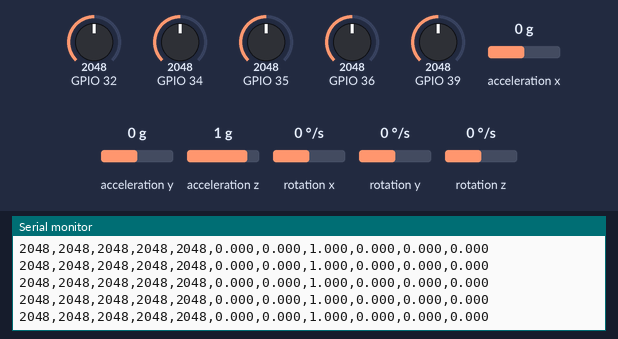
The sketch below on a simulated ESP32. Shown: the last lines printed to the serial monitor. Wiring (inferred from the names in the program): MPU-6050 motion sensor at I2C address 0x68. Inputs (shaded band) come from the test bench; at power-on: acceleration x 0 g, GPIO 34 = 2048, GPIO 32 = 2048, GPIO 35 = 2048, GPIO 36 = 2048, GPIO 39 = 2048, acceleration y 0 g, acceleration z 1 g, rotation x 0 °/s, rotation y 0 °/s, rotation z 0 °/s (analog values on the 0–4095 scale). Nothing arrives over Bluetooth unless stated; a phone connects over Bluetooth LE 3 s after start.

Above: at 2.2 s.
2.3 s: acceleration x set to -1.4 g
At 4.01 s:
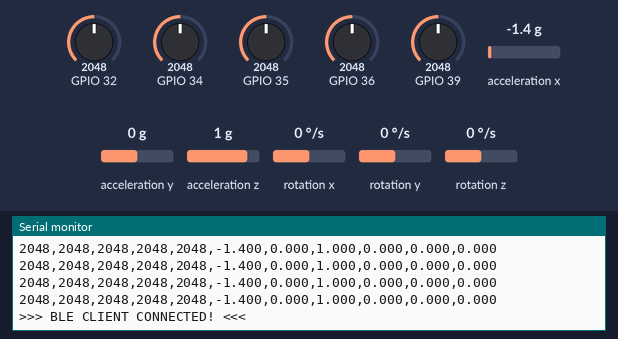
5.3 s: GPIO 34 set to 1960
At 5.4 s:
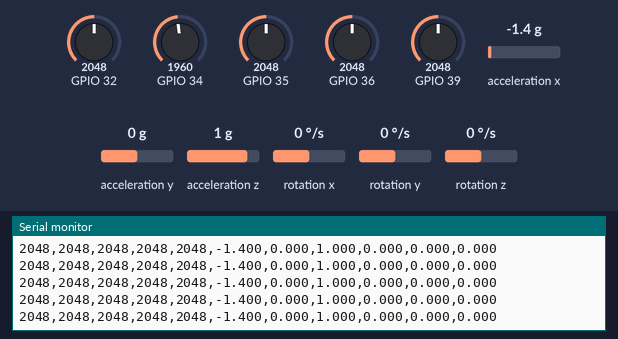
6.8 s: GPIO 32 set to 1960
At 6.9 s:
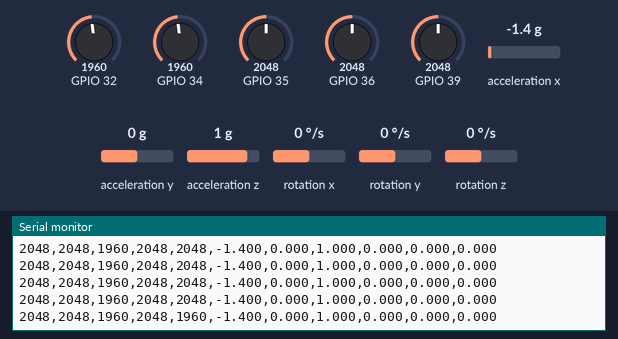
8.3 s: GPIO 35 set to 1960
At 8.39 s:
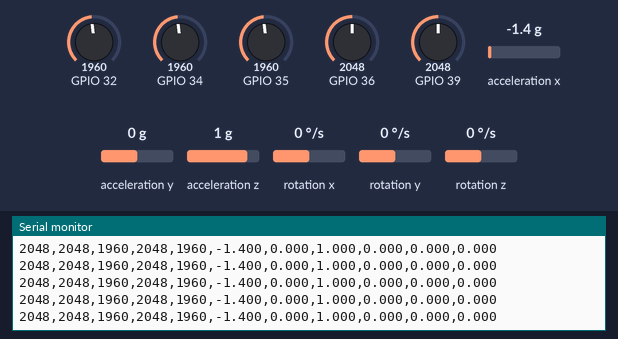
9.8 s: GPIO 36 set to 1960
At 9.89 s:
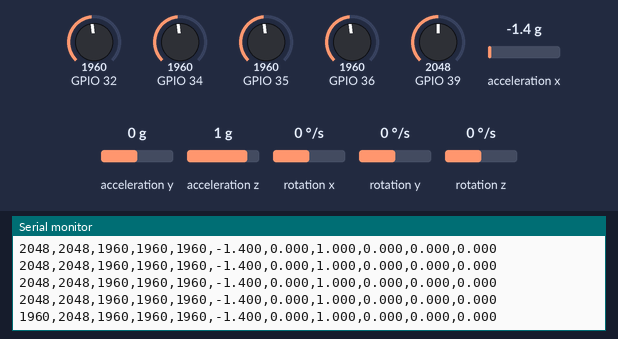
11.3 s: GPIO 39 set to 1960
At 11.38 s:
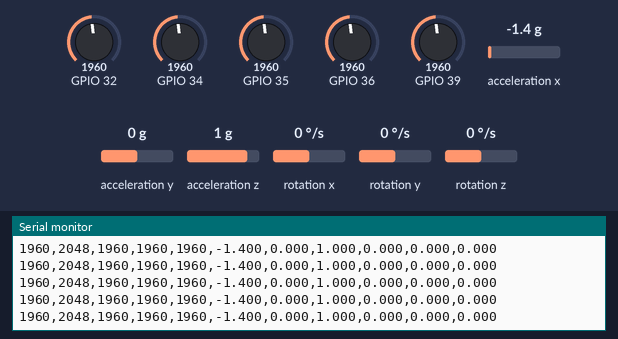

Measured:
- after the input at 2.3 s, the serial monitor: prints a new line at once (image 1)
- after the input at 6.8 s, the serial monitor: prints a new line after 0.10 s (image 3)
- after the input at 9.8 s, the serial monitor: prints a new line after 0.09 s (image 5)

The sketch:

BiGlove_ESP32.ino
```cpp
#include <BLEDevice.h>
#include <BLEServer.h>
#include <BLEUtils.h>
#include <BLE2902.h>
#include <Wire.h>

// ===============================
// FLEX SENSOR PINS (ADC1 Only)
// ===============================
#define FLEX1 36  // Pin VP  -> Thumb
#define FLEX2 39  // Pin VN  -> Pinky
#define FLEX3 34  // Pin D34 -> Index
#define FLEX4 35  // Pin D35 -> Ring
#define FLEX5 32  // Pin D32 -> Middle

// ===============================
// MPU6050 CONFIG
// ===============================
uint8_t mpuAddress = 0x68;
bool mpuFound = false;
unsigned long lastMpuRetry = 0;

// Function to find & initialize MPU6050 on either 0x68 or 0x69
bool initMPU() {
  uint8_t addresses[] = {0x68, 0x69};
  for (uint8_t addr : addresses) {
    Wire.beginTransmission(addr);
    if (Wire.endTransmission() == 0) {
      mpuAddress = addr;
      // Wake up MPU6050 (write 0 to PWR_MGMT_1 register 0x6B)
      Wire.beginTransmission(mpuAddress);
      Wire.write(0x6B);
      Wire.write(0x00);
      if (Wire.endTransmission() == 0) {
        Serial.printf("SUCCESS: MPU6050 found at address 0x%02X!\n", mpuAddress);
        mpuFound = true;
        return true;
      }
    }
  }
  mpuFound = false;
  return false;
}

// ===============================
// ADC SMOOTHING (Removes Noise)
// ===============================
int readSmoothADC(int pin, int samples = 16) {
  long sum = 0;
  for (int i = 0; i < samples; i++) {
    sum += analogRead(pin);
    delayMicroseconds(50);
  }
  return (int)(sum / samples);
}

// ===============================
// BLE UUIDs
// ===============================
#define SERVICE_UUID        "4fafc201-1fb5-459e-8fcc-c5c9c331914b"
#define CHARACTERISTIC_UUID "beb5483e-36e1-4688-b7f5-ea07361b26a8"

BLECharacteristic *pCharacteristic = nullptr;
bool deviceConnected = false;
bool oldDeviceConnected = false;

// ===============================
// BLE CALLBACKS
// ===============================
class MyServerCallbacks : public BLEServerCallbacks {
  void onConnect(BLEServer* pServer) {
    deviceConnected = true;
    Serial.println(">>> BLE CLIENT CONNECTED! <<<");
  }

  void onDisconnect(BLEServer* pServer) {
    deviceConnected = false;
    Serial.println(">>> BLE CLIENT DISCONNECTED! Restarting Advertising... <<<");
  }
};

// ===============================
// SETUP
// ===============================
void setup() {
  Serial.begin(115200);
  delay(1000);

  Serial.println("\n==================================");
  Serial.println("Starting BiGlove_ESP32 Setup...");
  Serial.println("==================================");

  // 1. Configure 12-bit ADC for Flex Sensors
  analogReadResolution(12);

  // 2. Initialize I2C for MPU6050 (SDA=21, SCL=22)
  Wire.begin(21, 22);
  Wire.setClock(100000);
  Wire.setTimeOut(50);

  // Try to find MPU at startup
  if (!initMPU()) {
    Serial.println("WARNING: MPU6050 not detected at 0x68 or 0x69.");
    Serial.println("Check: SDA=21, SCL=22, VCC=3.3V/5V, GND=GND");
  }

  // 3. Initialize BLE
  Serial.println("Initializing Bluetooth BLE...");
  BLEDevice::init("BiGlove_ESP32");

  BLEServer *pServer = BLEDevice::createServer();
  pServer->setCallbacks(new MyServerCallbacks());

  BLEService *pService = pServer->createService(SERVICE_UUID);
  pCharacteristic = pService->createCharacteristic(
      CHARACTERISTIC_UUID,
      BLECharacteristic::PROPERTY_READ | BLECharacteristic::PROPERTY_NOTIFY
  );
  pCharacteristic->addDescriptor(new BLE2902());
  pService->start();

  // 4. Start BLE Advertising
  BLEAdvertising *pAdvertising = BLEDevice::getAdvertising();
  pAdvertising->addServiceUUID(SERVICE_UUID);
  pAdvertising->setScanResponse(true);
  pAdvertising->setMinPreferred(0x06);
  pAdvertising->setMinPreferred(0x12);

  BLEDevice::startAdvertising();

  Serial.println("==================================");
  Serial.println("BiGlove_ESP32 BLE IS NOW ADVERTISING!");
  Serial.println("Waiting for Python script to connect...");
  Serial.println("==================================\n");
}

// ===============================
// MAIN LOOP
// ===============================
void loop() {
  // 1. Read Flex Sensors with 16x oversampling to stop noise/variation
  int f1 = readSmoothADC(FLEX1);
  int f2 = readSmoothADC(FLEX2);
  int f3 = readSmoothADC(FLEX3);
  int f4 = readSmoothADC(FLEX4);
  int f5 = readSmoothADC(FLEX5);

  // 2. If MPU was not found at boot, retry every 2 seconds
  if (!mpuFound && (millis() - lastMpuRetry > 2000)) {
    lastMpuRetry = millis();
    initMPU();
  }

  // 3. Read MPU6050
  float ax = 0.0, ay = 0.0, az = 0.0;
  float gx = 0.0, gy = 0.0, gz = 0.0;

  if (mpuFound) {
    Wire.beginTransmission(mpuAddress);
    Wire.write(0x3B);
    if (Wire.endTransmission(false) == 0) {
      if (Wire.requestFrom((uint8_t)mpuAddress, (size_t)14) == 14) {
        int16_t ax_raw = (Wire.read() << 8) | Wire.read();
        int16_t ay_raw = (Wire.read() << 8) | Wire.read();
        int16_t az_raw = (Wire.read() << 8) | Wire.read();
        Wire.read(); Wire.read(); // Skip temperature
        int16_t gx_raw = (Wire.read() << 8) | Wire.read();
        int16_t gy_raw = (Wire.read() << 8) | Wire.read();
        int16_t gz_raw = (Wire.read() << 8) | Wire.read();

        ax = ax_raw / 16384.0;
        ay = ay_raw / 16384.0;
        az = az_raw / 16384.0;
        gx = gx_raw / 131.0;
        gy = gy_raw / 131.0;
        gz = gz_raw / 131.0;
      } else {
        mpuFound = false; // Lost communication, will retry
      }
    } else {
      mpuFound = false; // Lost communication, will retry
    }
  }

  // 4. Format CSV payload
  String data = String(f1) + "," +
                String(f2) + "," +
                String(f3) + "," +
                String(f4) + "," +
                String(f5) + "," +
                String(ax, 3) + "," +
                String(ay, 3) + "," +
                String(az, 3) + "," +
                String(gx, 3) + "," +
                String(gy, 3) + "," +
                String(gz, 3);

  // Print to Serial Monitor
  Serial.println(data);

  // 5. Send over BLE if connected
  if (deviceConnected && pCharacteristic != nullptr) {
    pCharacteristic->setValue(data.c_str());
    pCharacteristic->notify();
  }

  // Handle re-advertising after disconnect
  if (!deviceConnected && oldDeviceConnected) {
    delay(500); // Give bluetooth stack time
    BLEDevice::startAdvertising();
    Serial.println("Re-advertising BiGlove_ESP32...");
    oldDeviceConnected = deviceConnected;
  }
  if (deviceConnected && !oldDeviceConnected) {
    oldDeviceConnected = deviceConnected;
  }

  delay(100); // 10 updates per second
}
```
